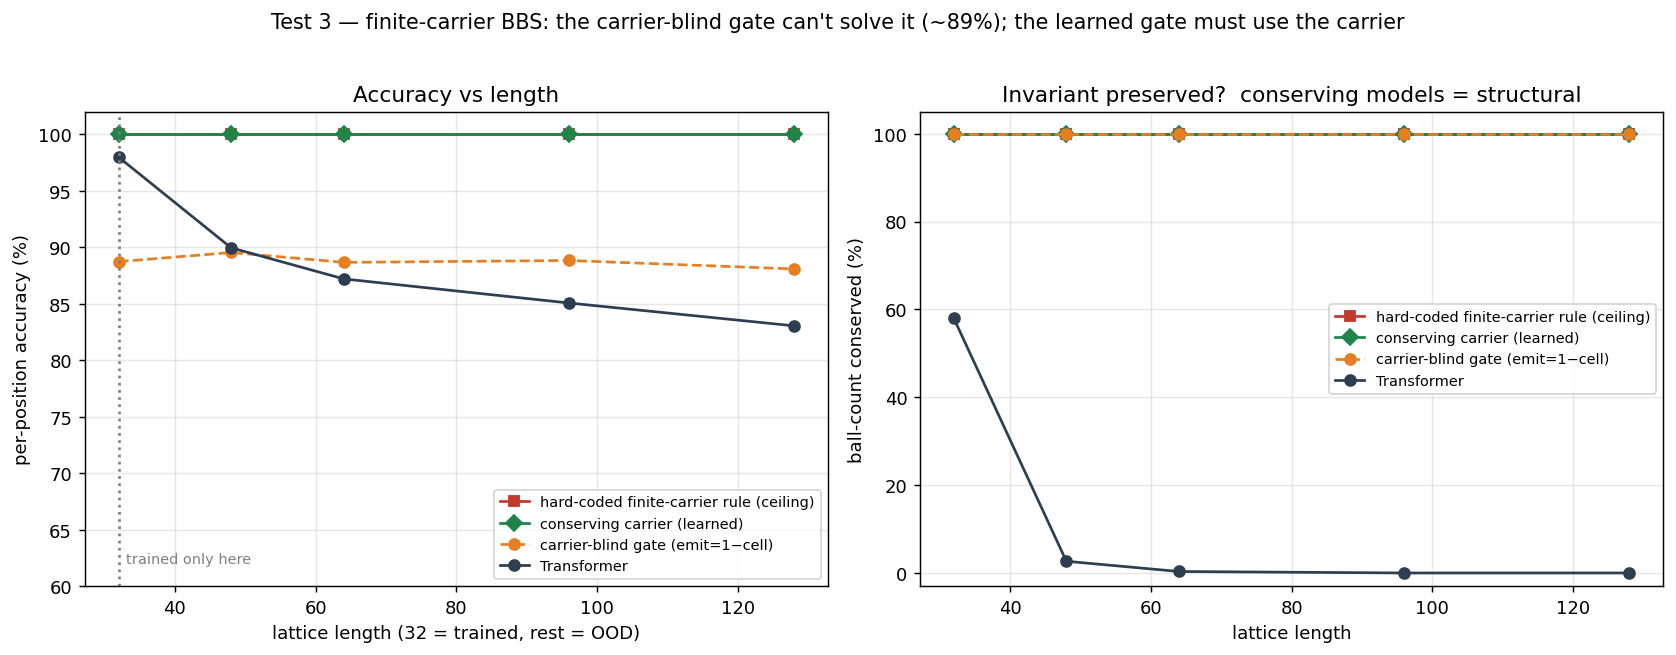

The Python source for this figure:
"""
Test 3 — conserving carrier on the FINITE-CARRIER Box-Ball System.

Plain BBS was dropped: welding conservation into the carrier makes its rule
trivial (a hard-coded emit = 1 - cell already scores 100% — see the appendix in
this folder's README). Finite-carrier BBS keeps the SAME conserving-carrier
structure but bounds the carrier at K balls: when the carrier is FULL, an
arriving ball must PASS THROUGH instead of being picked up. That makes the emit
decision depend on the carrier count k, so a carrier-blind gate (emit = 1 - cell)
can no longer solve it — the model must genuinely learn to use the carrier.

Four lines:
  1. hard-coded finite-carrier rule    -> ceiling
  2. carrier-blind gate (emit=1-cell)   -> proves the residual is non-trivial (~89%)
  3. conserving carrier (learned gate)  -> learns to use the carrier
  4. Transformer                        -> no structure, collapses OOD

Conservation is structural (k' = t - out, holds for any gate). The finite-carrier
BBS is verified conserved + reversible (mirror trick) before training. Trained on
L=32, tested on 48/64/96/128.
"""
import numpy as np, torch, torch.nn as nn, torch.nn.functional as F, math
import matplotlib.pyplot as plt
torch.manual_seed(0); np.random.seed(0); torch.set_num_threads(4)

K_CAP = 2; T_STEPS = 2; MAXSOL = 3

# ── finite-carrier BBS: the carrier holds at most K balls ────────────────────
def fc_step(s):
    out = np.zeros_like(s); u = 0
    for i in range(len(s)):
        if s[i] == 1:
            if u < K_CAP: u += 1; out[i] = 0    # pick up (carrier has room)
            else:         out[i] = 1            # carrier FULL -> ball passes through
        else:
            if u > 0: out[i] = 1; u -= 1        # drop one
            else:     out[i] = 0
    return out
def fc_run(s, T):
    s = s.copy()
    for _ in range(T): s = fc_step(s)
    return s
def mirror(s): return s[::-1].copy()
def fc_step_inv(s): return mirror(fc_step(mirror(s)))   # candidate inverse (mirror trick)

def make_config(L, rng):
    s = np.zeros(L, dtype=np.int64); usable = int(L*0.55); i = 0; n = 0
    while i < usable - MAXSOL - 1:
        if rng.random() < 0.5 and n < max(3, L//7):
            size = rng.integers(1, MAXSOL+1); s[i:i+size] = 1
            i += size + rng.integers(2, 5); n += 1
        else: i += 1
    if s.sum() == 0: s[1:3] = 1
    return s
def dataset(L, N, rng):
    X = np.zeros((N, L), dtype=np.int64); Y = np.zeros((N, L), dtype=np.int64)
    for j in range(N):
        x = make_config(L, rng); X[j] = x; Y[j] = fc_run(x, T_STEPS)
    return torch.tensor(X), torch.tensor(Y)

# ── verify the target dynamics is conserved + reversible (before any training) ─
print("finite-carrier BBS self-check (random configs, K=%d):" % K_CAP)
_rng = np.random.default_rng(1); _cons = _rev = True
for L in [32, 48, 64, 96, 128]:
    for _ in range(200):
        x = make_config(L, _rng); y = fc_step(x)
        if y.sum() != x.sum(): _cons = False
        if not np.array_equal(fc_step_inv(y), x): _rev = False
print(f"  ball-count conserved: {_cons}   reversible (mirror trick): {_rev}")
assert _cons and _rev, "finite-carrier BBS is not conserved/reversible — fix the rule"

# ── #4 Transformer ───────────────────────────────────────────────────────────
class PE(nn.Module):
    def __init__(s, d, maxlen=4096):
        super().__init__(); pe = torch.zeros(maxlen, d)
        pos = torch.arange(maxlen).unsqueeze(1).float()
        div = torch.exp(torch.arange(0, d, 2).float()*(-math.log(10000.0)/d))
        pe[:, 0::2] = torch.sin(pos*div); pe[:, 1::2] = torch.cos(pos*div); s.register_buffer("pe", pe)
    def forward(s, x): return x + s.pe[:x.size(1)].unsqueeze(0)
class TF(nn.Module):
    def __init__(s, d=64, heads=4, layers=3):
        super().__init__(); s.emb = nn.Embedding(2, d); s.pe = PE(d)
        enc = nn.TransformerEncoderLayer(d, heads, 4*d, batch_first=True, dropout=0.0, activation="gelu")
        s.enc = nn.TransformerEncoder(enc, layers); s.head = nn.Linear(d, 2)
    def forward(s, x): return s.head(s.enc(s.pe(s.emb(x))))

# ── conserving carrier: conservation structural (k'=t-out); gate = learned OR blind ─
class ConservingCarrier(nn.Module):
    def __init__(s, hid=32, Kmax=6.0, blind=False):
        super().__init__(); s.Kmax = Kmax; s.blind = blind
        s.gate = nn.Sequential(nn.Linear(4, hid), nn.GELU(), nn.Linear(hid, hid), nn.GELU(), nn.Linear(hid, 1))
    def one(s, xf, hard):
        B, L = xf.shape; k = torch.zeros(B); xp = F.pad(xf, (1, 1)); outs = []
        for i in range(L):
            c = xf[:, i]
            if s.blind:
                e = 1.0 - c                        # carrier-blind fixed rule: no params, ignores k & neighbors
            else:
                feat = torch.stack([c, k / s.Kmax, xp[:, i], xp[:, i + 2]], dim=-1)
                e = torch.sigmoid(s.gate(feat).squeeze(-1))
                if hard:
                    eh = (e > 0.5).float(); e = eh + (e - e.detach())   # straight-through
            t = c + k; avail = torch.clamp(t, 0.0, 1.0)
            out_i = e * avail; k = t - out_i                            # conserves cell+carrier
            outs.append(out_i)
        return torch.stack(outs, dim=1), k
    def forward(s, x, hard=False):
        c = x.float()
        for _ in range(T_STEPS): c, _ = s.one(c, hard)
        return c

# ── train Transformer + conserving carrier on L=32 ───────────────────────────
rng = np.random.default_rng(0); Xtr, Ytr = dataset(32, 2500, rng); B = 256
ce = nn.CrossEntropyLoss(); bce = nn.BCELoss()

print("training Transformer ...")
tf = TF(); opt = torch.optim.AdamW(tf.parameters(), lr=1e-3)
for ep in range(28):
    perm = torch.randperm(len(Xtr))
    for i in range(0, len(Xtr), B):
        idx = perm[i:i+B]; loss = ce(tf(Xtr[idx]).reshape(-1, 2), Ytr[idx].reshape(-1))
        opt.zero_grad(); loss.backward(); opt.step()
    if (ep+1) % 7 == 0: print(f"  TF ep {ep+1:2d} loss {loss.item():.4f}")

print("training conserving carrier ...")
cc = ConservingCarrier(); optc = torch.optim.Adam(cc.parameters(), lr=3e-3)
for ep in range(40):
    perm = torch.randperm(len(Xtr))
    for i in range(0, len(Xtr), B):
        idx = perm[i:i+B]; p = cc(Xtr[idx], hard=False)
        loss = bce(p.clamp(1e-6, 1-1e-6), Ytr[idx].float())
        optc.zero_grad(); loss.backward(); optc.step()
    if (ep+1) % 10 == 0: print(f"  CC ep {ep+1:2d} loss {loss.item():.4f}")

blind = ConservingCarrier(blind=True)   # no training

# ── evaluate four lines across lengths ───────────────────────────────────────
tf.eval(); cc.eval()
lengths = [32, 48, 64, 96, 128]
R = {k: {"acc": [], "cons": []} for k in ["ceil", "cc", "blind", "tf"]}
rng_te = np.random.default_rng(123)
print("\n L    ceiling      carrier-blind      conserving-carrier      Transformer   (acc / cons)")
with torch.no_grad():
    for L in lengths:
        Xte, Yte = dataset(L, 300, rng_te)
        def ac(pred): return (pred == Yte).float().mean().item()*100, (pred.sum(1) == Xte.sum(1)).float().mean().item()*100
        ba = ac((blind(Xte, hard=True) > 0.5).long())
        ca = ac((cc(Xte, hard=True) > 0.5).long())
        ta = ac(tf(Xte).argmax(-1))
        R["ceil"]["acc"].append(100.0); R["ceil"]["cons"].append(100.0)
        R["blind"]["acc"].append(ba[0]); R["blind"]["cons"].append(ba[1])
        R["cc"]["acc"].append(ca[0]);    R["cc"]["cons"].append(ca[1])
        R["tf"]["acc"].append(ta[0]);    R["tf"]["cons"].append(ta[1])
        print(f"{L:3d}   100/100     {ba[0]:5.1f}/{ba[1]:5.1f}      {ca[0]:5.1f}/{ca[1]:5.1f}         {ta[0]:5.1f}/{ta[1]:5.1f}")

    # reversibility of the learned conserving carrier (mirror trick, whole sequence)
    def tmirror(z): return torch.flip(z, dims=[1])
    ok = tot = 0; rng_rv = np.random.default_rng(7)
    for L in lengths:
        Xrv, _ = dataset(L, 100, rng_rv); y = (cc(Xrv, hard=True) > 0.5).float()
        z = y
        for _ in range(T_STEPS):
            zk, _ = cc.one(tmirror(z), hard=True); z = tmirror(zk)
        ok += ((z > 0.5).long() == Xrv).all(dim=1).sum().item(); tot += len(Xrv)
    print(f"\nconserving-carrier exact reversibility (mirror trick), whole-sequence: {100*ok/tot:.1f}%")

# ── figure ───────────────────────────────────────────────────────────────────
CI, CCC, CB, CTF = "#c0392b", "#1e8449", "#e67e22", "#2c3e50"
fig, ax = plt.subplots(1, 2, figsize=(13, 4.9))
for a, key in [(0, "acc"), (1, "cons")]:
    ax[a].plot(lengths, R["ceil"][key], "s-", color=CI,  label="hard-coded finite-carrier rule (ceiling)")
    ax[a].plot(lengths, R["cc"][key],   "D-", color=CCC, label="conserving carrier (learned)")
    ax[a].plot(lengths, R["blind"][key],"o--",color=CB,  label="carrier-blind gate (emit=1−cell)")
    ax[a].plot(lengths, R["tf"][key],   "o-", color=CTF, label="Transformer")
ax[0].axvline(32, ls=":", color="gray"); ax[0].text(33, 62, "trained only here", fontsize=8, color="gray")
ax[0].set_xlabel("lattice length (32 = trained, rest = OOD)"); ax[0].set_ylabel("per-position accuracy (%)")
ax[0].set_ylim(60, 102); ax[0].set_title("Accuracy vs length"); ax[0].legend(fontsize=8); ax[0].grid(alpha=0.3)
ax[1].set_xlabel("lattice length"); ax[1].set_ylabel("ball-count conserved (%)"); ax[1].set_ylim(-3, 105)
ax[1].set_title("Invariant preserved?  conserving models = structural"); ax[1].legend(fontsize=8); ax[1].grid(alpha=0.3)
fig.suptitle("Test 3 — finite-carrier BBS: the carrier-blind gate can't solve it (~89%); the learned gate must use the carrier",
             fontsize=11.5, y=1.02)
fig.tight_layout(); fig.savefig("03_conserving_carrier.png", dpi=130, bbox_inches="tight")
print("saved 03_conserving_carrier.png")
